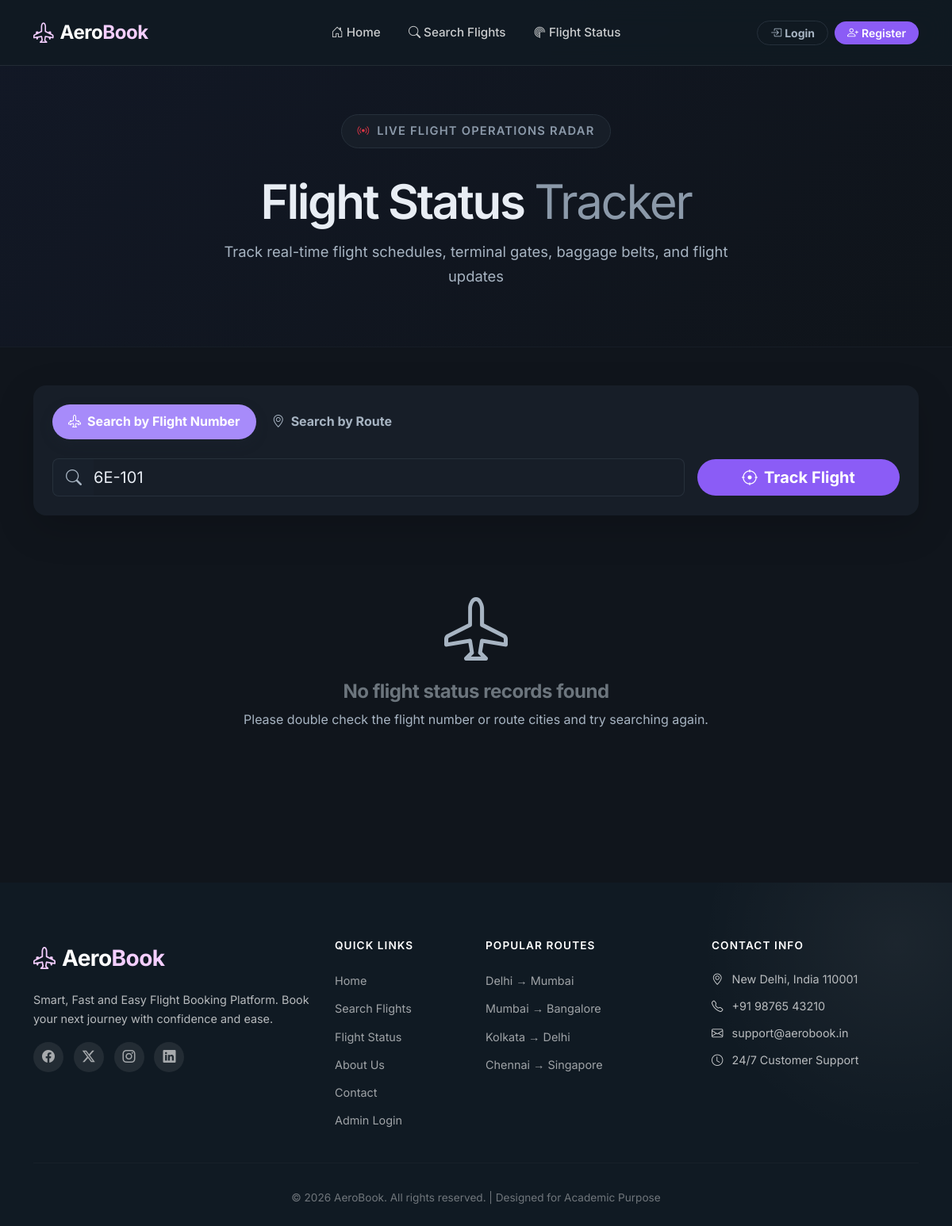
The page /flight-status.php?flight_no=6E-101 on the database as committed earlier.
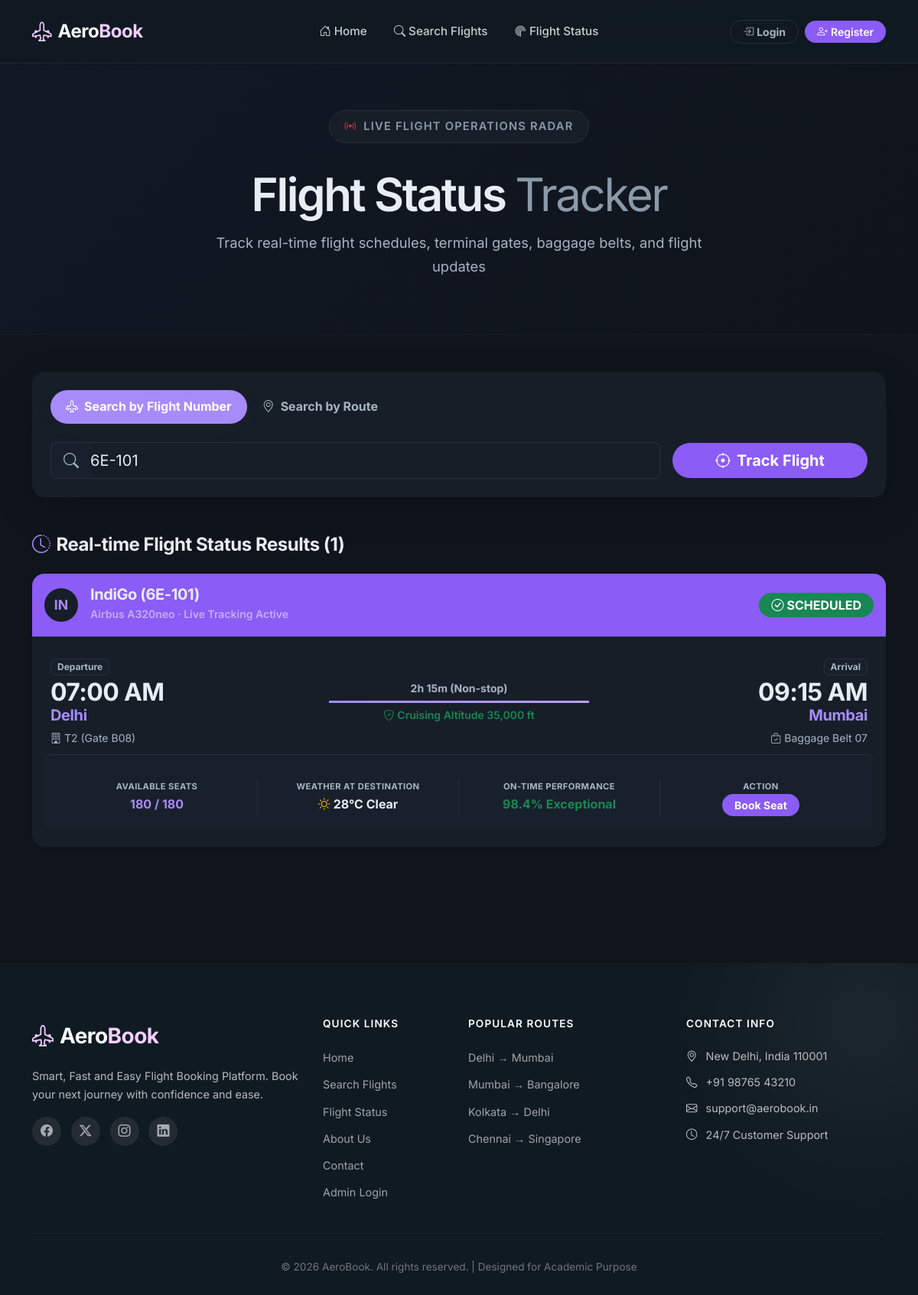
The same page on the database as committed later.
### tables this page shows
CREATE TABLE IF NOT EXISTS flights (
    flight_id INT AUTO_INCREMENT PRIMARY KEY,
    airline_name VARCHAR(100) NOT NULL,
    flight_number VARCHAR(20) NOT NULL UNIQUE,
    source VARCHAR(100) NOT NULL,
    destination VARCHAR(100) NOT NULL,
    departure_time DATETIME NOT NULL,
    arrival_time DATETIME NOT NULL,
    total_seats INT NOT NULL DEFAULT 180,
    seats_available INT NOT NULL DEFAULT 180,
    price DECIMAL(10, 2) NOT NULL,
    status ENUM('Scheduled', 'Delayed', 'Cancelled', 'Completed') DEFAULT 'Scheduled',
    created_at TIMESTAMP DEFAULT CURRENT_TIMESTAMP
);

### includes/functions.php (called while the page is built, shortened)
<?php
function formatTime($datetime) {
    return date('h:i A', strtotime($datetime));
}
function calcDuration($departure, $arrival) {
    $dep = new DateTime($departure);
    $arr = new DateTime($arrival);
    $diff = $dep->diff($arr);
    return $diff->h . 'h ' . $diff->i . 'm';
}
function airlineInitials($name) {
    return strtoupper(substr($name, 0, 2));
}

### flight-status.php (the view, shortened to what the changed rows need)
<?php
require_once 'includes/header.php';
require_once 'includes/helpers.php';
$flight_query = trim($_GET['flight_no'] ?? '');
$route_source = trim($_GET['source'] ?? '');
$route_dest = trim($_GET['destination'] ?? '');
$flight_status_data = null;
$searched = false;
if (!empty($flight_query) || (!empty($route_source) && !empty($route_dest))) {
    $searched = true;
    if (!empty($flight_query)) {
        $param = '%' . $flight_query . '%';
        $stmt = mysqli_prepare($conn, "SELECT * FROM flights WHERE flight_number LIKE ? OR airline_name LIKE ? ORDER BY departure_time ASC LIMIT 5");
        mysqli_stmt_bind_param($stmt, "ss", $param, $param);
    } else {
        $stmt = mysqli_prepare($conn, "SELECT * FROM flights WHERE source=? AND destination=? ORDER BY departure_time ASC LIMIT 5");
        mysqli_stmt_bind_param($stmt, "ss", $route_source, $route_dest);
    }
    mysqli_stmt_execute($stmt);
    $res = mysqli_stmt_get_result($stmt);
    $flight_status_data = mysqli_fetch_all($res, MYSQLI_ASSOC);
}
$terminals = ['T1 (Gate A12)', 'T2 (Gate B08)', 'T3 (Gate C22)'];
$belts = ['Baggage Belt 04', 'Baggage Belt 07', 'Baggage Belt 02'];
?>
<div class="page-hero-lite">
    <div class="container">
        <h1>Flight Status <span class="dim">Tracker</span></h1>
    </div>
</div>
<div class="container py-5">
    <div class="card border-0 shadow-lg rounded-4 p-4 mb-5" style="background: var(--surface-card);">
        <ul class="nav nav-pills mb-4" id="statusTabs" role="tablist">
        </ul>
        <div class="tab-content" id="statusTabContent">
        </div>
    </div>
    <?php if ($searched): ?>
        <?php if (!empty($flight_status_data)): ?>
            <h4 class="fw-bold mb-4 d-flex align-items-center gap-2">
                <i class="bi bi-clock-history text-accent"></i> Real-time Flight Status Results (<?php echo count($flight_status_data); ?>)
            </h4>
            <?php foreach ($flight_status_data as $flight):
                $random_t = $terminals[$flight['flight_id'] % 3];
                $random_b = $belts[$flight['flight_id'] % 3];
                $st = $flight['status'];
                $status_class = ($st === 'Delayed') ? 'bg-warning text-dark' : (($st === 'Cancelled') ? 'bg-danger' : 'bg-success');
            ?>
            <div class="card border-0 shadow-sm rounded-4 mb-4 overflow-hidden">
                <div class="card-header bg-primary text-white p-3 d-flex justify-content-between align-items-center">
                    <div class="d-flex align-items-center gap-3">
                        <div class="airline-logo bg-white text-primary rounded-circle fw-bold d-flex align-items-center justify-content-center" style="width: 44px; height: 44px; font-size: 1.1rem;">
                            <?php echo airlineInitials($flight['airline_name']); ?>
                        </div>
                        <div>
                            <h5 class="mb-0 fw-bold"><?php echo htmlspecialchars($flight['airline_name']); ?> (<?php echo htmlspecialchars($flight['flight_number']); ?>)</h5>
                            <small class="text-white-50">Airbus A320neo · Live Tracking Active</small>
                        </div>
                    </div>
                    <span class="badge <?php echo $status_class; ?> px-3 py-2 fs-6 rounded-pill fw-bold">
                        <i class="bi bi-check-circle me-1"></i><?php echo strtoupper($st); ?>
                    </span>
                </div>
                <div class="card-body p-4">
                    <div class="row align-items-center mb-4">
                        <div class="col-md-4 text-center text-md-start mb-3 mb-md-0">
                            <span class="badge bg-light text-muted border px-2 py-1 mb-1">Departure</span>
                            <h2 class="fw-extrabold mb-0"><?php echo formatTime($flight['departure_time']); ?></h2>
                            <h5 class="fw-bold text-primary mb-1"><?php echo htmlspecialchars($flight['source']); ?></h5>
                            <small class="text-muted"><i class="bi bi-building me-1"></i><?php echo $random_t; ?></small>
                        </div>
                        <div class="col-md-4 text-center mb-3 mb-md-0">
                            <small class="text-muted fw-bold d-block mb-1"><?php echo calcDuration($flight['departure_time'], $flight['arrival_time']); ?> (Non-stop)</small>
                            <div class="position-relative d-flex align-items-center justify-content-center">
                                <div style="width: 100%; height: 3px; background: linear-gradient(90deg, var(--accent), var(--accent-hover));"></div>
                            </div>
                            <small class="text-success fw-semibold mt-1 d-block"><i class="bi bi-shield-check me-1"></i>Cruising Altitude 35,000 ft</small>
                        </div>
                        <div class="col-md-4 text-center text-md-end">
                            <span class="badge bg-light text-muted border px-2 py-1 mb-1">Arrival</span>
                            <h2 class="fw-extrabold mb-0"><?php echo formatTime($flight['arrival_time']); ?></h2>
                            <h5 class="fw-bold text-primary mb-1"><?php echo htmlspecialchars($flight['destination']); ?></h5>
                            <small class="text-muted"><i class="bi bi-bag-check me-1"></i><?php echo $random_b; ?></small>
                        </div>
                    </div>
                    <div class="row g-3 pt-3 border-top bg-light rounded-3 p-3 text-center">
                        <div class="col-6 col-md-3 border-end">
                            <small class="text-muted d-block uppercase-label">Available Seats</small>
                            <span class="fw-bold text-accent fs-6"><?php echo $flight['seats_available']; ?> / <?php echo $flight['total_seats']; ?></span>
                        </div>
                        <div class="col-6 col-md-3 border-end">
                            <small class="text-muted d-block uppercase-label">Weather at Destination</small>
                            <span class="fw-bold text-dark fs-6"><i class="bi bi-sun text-warning me-1"></i>28°C Clear</span>
                        </div>
                        <div class="col-6 col-md-3 border-end">
                            <small class="text-muted d-block uppercase-label">On-Time Performance</small>
                            <span class="fw-bold text-success fs-6">98.4% Exceptional</span>
                        </div>
                        <div class="col-6 col-md-3">
                            <small class="text-muted d-block uppercase-label">Action</small>
                            <a href="flight-details.php?id=<?php echo $flight['flight_id']; ?>" class="btn btn-sm btn-accent fw-bold px-3">Book Seat</a>
                        </div>
                    </div>
                </div>
            </div>
            <?php endforeach; ?>
        <?php else: ?>
            <div class="text-center py-5">
                <i class="bi bi-airplane text-muted display-1"></i>
                <h4 class="mt-3 text-secondary">No flight status records found</h4>
                <p class="text-muted">Please double check the flight number or route cities and try searching again.</p>
            </div>
        <?php endif; ?>
    <?php endif; ?>
</div>
<?php require_once 'includes/footer.php'; ?>

Rows that differ between the two databases and show on the page:
now on this page (row edited): flights: airline_name "IN", airline_name "IndiGo", flight_number "6E-101", status "SCHEDULED", departure_time "07:00 AM", source "Delhi", flight_id "T2 (Gate B08)", departure_time+arrival_time "2h 15m", arrival_time "09:15 AM", destination "Mumbai", flight_id "Baggage Belt 07", seats_available "180", total_seats "180"
Other text that changed with them:
count($flight_status_data): (not shown) → "1"
text no longer shown: "No flight status records found Please double check the flight number or route cities and try searching again."
text now shown: "Real-time Flight Status Results ( )"
